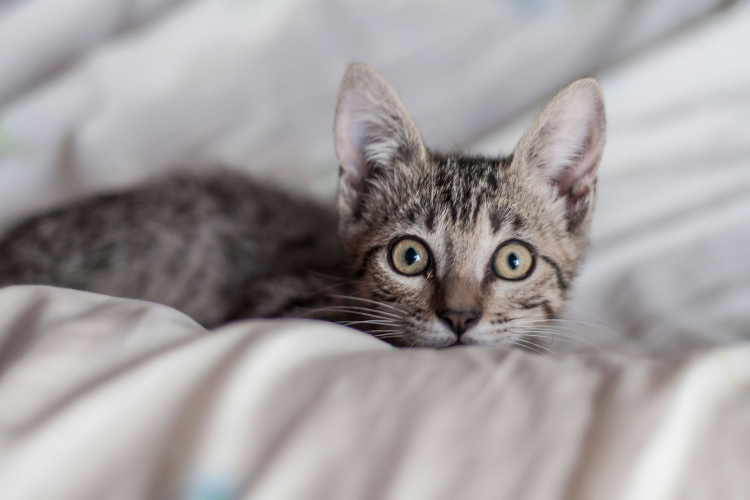
#> input picture cat.jpg, 1500 x 1000 px (shown at 1/2 size)
$ jupyter execute --allow-errors alex-net.ipynb
#> lines starting #> are read from the running program, lines starting #| are printed output that depends on the picture
# ImageNet Classification with Deep Convolutional Neural Networks

## 1. Introduction

### Context

* ML machine methods of that time work well for relatvely small datasets. ( NORB, Caltech, Cifar )
* Until very recently larger datasets emerge like ImageNet, LabelMe
* Existing methods do not work well on these large datasets
* To learn about thousands of objects of millions of images a model with large learning capacity is needed.

### CNN's before this:
* CNN's have much fewer parameters so they are easier to train
* CNN's good performance for the number of parameters they have.
* Expensive to apply to large scale images, because there is no effective implementation.
* Highly optimized GPU implementation provided shown in the paper.

### How CNNs Work: Convolution and Backpropagation

**Convolutional Layers:**

* **Convolution operation:** Applies learnable filters (kernels) that slide across the input image
* **Key idea:** Instead of learning connections for every pixel position, CNNs use **weight sharing** - the same filter weights are applied at every spatial location
* **Benefits:**
    * **Translation invariance:** Can detect features regardless of their position in the image
    * **Parameter efficiency:** Far fewer parameters than fully-connected layers (e.g., a 5×5 filter has only 25 weights + bias, regardless of input size)
    * **Spatial structure:** Preserves spatial relationships between pixels

**Backpropagation in CNNs:**

* **Forward pass:**
    * Input image → Convolution → Activation (ReLU) → Pooling → ... → Output
    * Each convolution computes: $y = \text{conv}(x, W) + b$ where $W$ are filter weights, $b$ is bias

* **Backward pass (gradient computation):**
    * **Gradient w.r.t. weights:** $\frac{\partial L}{\partial W} = \text{conv}(x, \frac{\partial L}{\partial y})$
        * This is what we need to **update the weights** during training
        * The gradient flows back through the same convolution operation
        * **Key insight:** Weight sharing means each weight's gradient is the **sum** of contributions from all spatial locations where that weight was applied
        * Example: A 5×5 filter has 25 weights. Each weight's gradient accumulates from all (H-4)×(W-4) positions where it was used
        * This makes backpropagation computationally efficient - we only compute gradients for 25 weights, not H×W separate weights per location

### Specific contributions:

* Achieved at that time best results on subsets of ImageNet used in the ILSVRC-2010 and ILSVRC-2012
* One of the largest conventional neural networks at that time.
* Highly optimized GPU implementation for CNNs.
* Number of new and unusual features of network which improve the result.
* Techniques to avoid overfitting.
* Final network consists of five convolutional and three fully connected layers.
* Fully utilized 2x Nvidia GTX 580 3GB GPUs

----

## 2. Dataset

### ImageNet Overview
* **Full dataset:** Over 15 million labeled high-resolution images in ~22,000 categories
* **Source:** Images collected from the web, labeled via Amazon Mechanical Turk
* **Competition:** ImageNet Large-Scale Visual Recognition Challenge (ILSVRC) started in 2010

### ILSVRC Dataset
* **Categories:** 1000 categories (1000 images each)
* **Split:**
    * ~1.2 million training images
    * 50,000 validation images
    * 150,000 test images
* **Evaluation metrics:**
    * **Top-1 error:** Fraction of test images where the correct label is not the most probable
    * **Top-5 error:** Fraction where correct label is not among the 5 most probable

### Image Preprocessing
* **Resizing:** Down-sampled to fixed 256×256 resolution
    * Rectangular images: shorter side rescaled to 256, then central 256×256 patch cropped
* **Normalization:** Subtracted mean activity over training set from each pixel
* **Input:** Network trained on (centered) raw RGB pixel values

## 3. The architecture

Here are novel or unusual features of this netork described by the paper:

### ReLU Nonlinearity

<div style="overflow: auto;">

* AlexNet popularized the use of ReLus for Deep CNNs
* Trains faster, which was demonstraded on CIFAR Dataset.
* Contrast with prior work:
    * Previous works used instead: $ f (x) = tanh(x)$ or $f (x) = (1 + e^{−x})^{−1}$, or $(x)=|tanh(x)|$
    * Focused on regularization instead of fitting large datasets

</div>

### Training on 2 GPUs

* GPUs had ~ 3gb memory which limits the size of networks
* The network was split into two gpus
* GPUs communicate only in certain layers, half parameters on each GPU.
* Faster to train than on one GPU
* Made use of NVIDIA CUDA framework

### Local Response Normalization

$$
b^{i}_{x,y} =
\frac{a^{i}_{x,y}}
{\left(
k + \alpha
\sum_{j=\max(0,\, i - \frac{n}{2})}^{\min(N - 1,\, i + \frac{n}{2})}
\left(a^{j}_{x,y}\right)^2
\right)^{\beta}}
$$

What each term means:
* $b^{i}_{x,y}$ activation after normalization
* $a^{i}_{x,y}$ feature map after convolution and ReLu
* $i$ feature map index
* $j$ neigbouring feature map index
* $x,y$ fixed pixel in the feature map
* $k$ Baseline numerical stabilizer
* $\sum_{j=\max(0,\, i - \frac{n}{2})}^{\min(N - 1,\, i + \frac{n}{2})}
\left(a^{j}_{x,y}\right)^2$ - Measures how strong nearby filters are at x,y
* $\alpha\beta $ Normalization strenth - scales the influence of neighbours, Beta controls the how much non linear the suppresion is.
----
* Batch Normalization is more effective
* LRN adds computational cost.
* Benefits do not scale to even deeper networks.

### Overlapping pooling

* summaraizes local neighborhoods within a feature map
* AlexNet used overlapping pooling window size 3*3, stride = 2
* Slightly harder to overfit
* Reduced error 0.4%

----

## 4. Reducing overfittting

* Even though dataset has 1000 classes, 60 million parameters of model make it easy to overfit.

### Data augmentation

* Easiest way reduce overfitting as described in paper.
* Augmentations:
    * Image translations and horizontal reflections. ( Random patches 224x224 from 256x256)
    * Color PCA for each pixel $I_{xy} = [R, G, B]^T$, add:

    $$ [p_1, p_2, p_3] \cdot [\alpha_1 \lambda_1, \alpha_2 \lambda_2, \alpha_3 \lambda_3]^T $$

    Where:
    * $p_i$ = $i$-th eigenvector of RGB covariance
    * $\lambda_i$ = $i$-th eigenvalue
    * $\alpha_i$ = Gaussian random variable, re-drawn per image

    **Why this works:**
    * Captures principal axes of variation in natural lighting/colors
    * Introduces realistic color shifts without changing object identity
    * Helps generalization for large-scale datasets like ImageNet

### Data Augmentation Demonstration

### Dropout

* Sets each hidden neuron to zero with probability 0.5 during training
* Reduces co-adaptations - forces learning of robust features
* Used in first two fully-connected layers
* Prevents substantial overfitting

----

## 5. Details of learning

* **Optimizer:** Stochastic gradient descent (batch size: 128, momentum: 0.9, weight decay: 0.0005)

    Update rule:
    $$v_{i+1} := 0.9 \cdot v_i - 0.0005 \cdot \epsilon \cdot w_i - \epsilon \cdot \left\langle \frac{\partial L}{\partial w}\Big|_{w_i} \right\rangle_{D_i}$$
    $$w_{i+1} := w_i + v_{i+1}$$

    Where:
    * $i$ = iteration index
    * $v_i$ = momentum variable (velocity)
    * $w_i$ = weights at iteration $i$
    * $\epsilon$ = learning rate
    * $0.9$ = momentum coefficient
    * $0.0005$ = weight decay coefficient
    * $\left\langle \frac{\partial L}{\partial w}\Big|_{w_i} \right\rangle_{D_i}$ = average gradient over batch $D_i$

* **Weight initialization:** Zero-mean Gaussian, std = 0.01
* **Bias initialization:**
    * Constant 1: Conv layers 2, 4, 5 and FC layers (helps ReLUs)
    * Constant 0: All other layers
* **Learning rate:** Started at 0.01, reduced by 10x when validation error plateaued
* **Training:** 90 epochs, 5-6 days on 2x NVIDIA GTX 580 GPUs

----

## 6. Results

### ILSVRC-2010
* **Top-1 error:** 37.5% (previous best: 47.1%)
* **Top-5 error:** 17.0% (previous best: 28.2%)

### ILSVRC-2012
* **Single CNN:** Top-5 error 18.2%
* **5 CNNs ensemble:** Top-5 error 16.4%
* **7 CNNs ensemble (with pre-training):** Top-5 error 15.3%
* **Previous best:** 26.2%

### ImageNet Fall 2009
* **Top-1 error:** 67.4% (previous best: 78.1%)
* **Top-5 error:** 40.9% (previous best: 60.9%)

### Qualitative Evaluations
* Learned kernels show frequency/orientation selectivity and colored blobs
* GPU specialization: GPU 1 kernels are color-agnostic, GPU 2 kernels are color-specific
* Network recognizes off-center objects
* Feature activations in last hidden layer capture semantic similarity (not just pixel-level similarity)

[cell 1]
# Imports for data augmentation demonstration
import numpy as np
import matplotlib.pyplot as plt
from PIL import Image
import random

# Set random seed for reproducibility
np.random.seed(42)
random.seed(42)

[cell 2]
# Load or create a sample image (256x256 as per AlexNet preprocessing)
# Load cat.jpg image
img = Image.open('cat.jpg')
#> img is the input picture: PIL image 1500x1000 RGB; mean R, G, B 162.6, 157.8, 158.1
img = img.resize((256, 256))
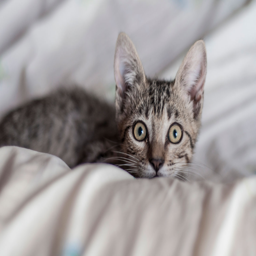
#> img: PIL image 256x256 RGB; mean R, G, B 162.6, 157.8, 158.1

# Display original image
plt.figure(figsize=(8, 8))
plt.imshow(img)
plt.title('Original Image (256×256)', fontsize=14)
plt.axis('off')
plt.tight_layout()
plt.show()

print(f"Original image size: {img.size}")
#| Original image size: (256, 256)

[cell 3]
# 1. Horizontal Reflection (Mirror)
img_horizontal = img.transpose(Image.FLIP_LEFT_RIGHT)
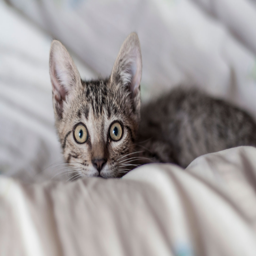
#> img_horizontal: PIL image 256x256 RGB; mean R, G, B 162.6, 157.8, 158.1

plt.figure(figsize=(12, 5))
plt.subplot(1, 2, 1)
plt.imshow(img)
plt.title('Original', fontsize=12)
plt.axis('off')

plt.subplot(1, 2, 2)
plt.imshow(img_horizontal)
plt.title('Horizontal Reflection', fontsize=12)
plt.axis('off')

plt.tight_layout()
plt.show()

[cell 4]
# 2. Random Crop (224×224 from 256×256)
# AlexNet uses random 224×224 patches from 256×256 images
# This simulates image translation

def random_crop(img, crop_size=224):
    """Extract random 224×224 patch from 256×256 image"""
    width, height = img.size
    # Calculate max top-left corner position
    max_x = width - crop_size
    max_y = height - crop_size
    # Random position
    x = random.randint(0, max_x)
    y = random.randint(0, max_y)
    # Crop
    return img.crop((x, y, x + crop_size, y + crop_size))

# Generate multiple random crops
fig, axes = plt.subplots(2, 3, figsize=(12, 8))
axes = axes.flatten()

axes[0].imshow(img)
axes[0].set_title('Original (256×256)', fontsize=10)
axes[0].axis('off')

# Show 5 different random crops
for i in range(1, 6):
    cropped = random_crop(img, crop_size=224)
    axes[i].imshow(cropped)
    axes[i].set_title(f'Random Crop {i} (224×224)', fontsize=10)
    axes[i].axis('off')
#> this loop made 5 passes
#> pass 1, `cropped = random_crop(img, crop_size=224)`:
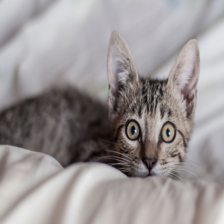
#> cropped: PIL image 224x224 RGB; mean R, G, B 154.7, 149.4, 149.8
#> pass 3, `cropped = random_crop(img, crop_size=224)`:
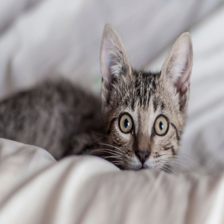
#> cropped: PIL image 224x224 RGB; mean R, G, B 156, 150.6, 150.8

plt.tight_layout()
plt.show()
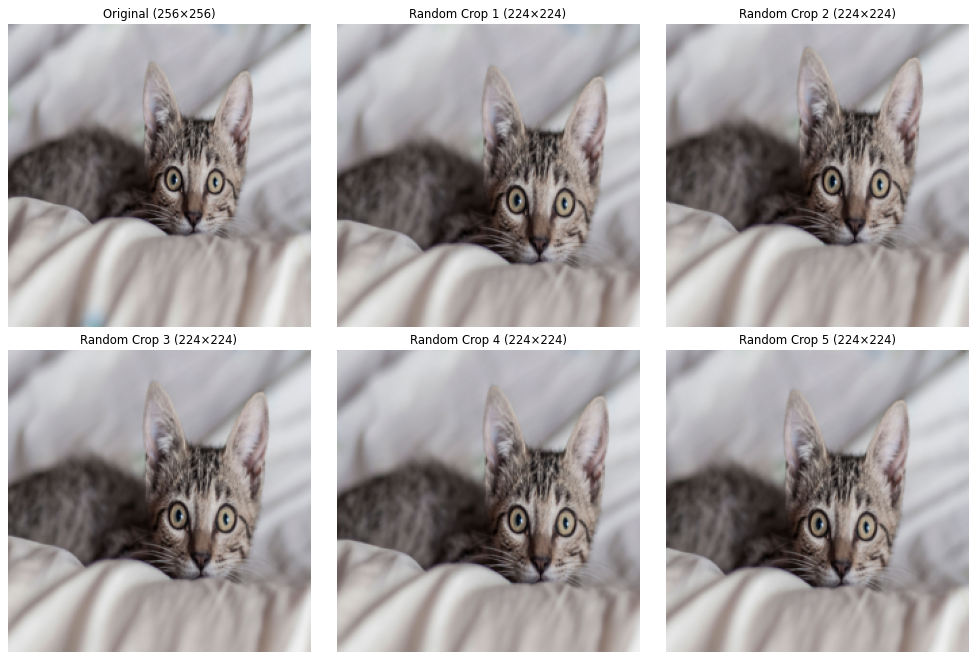
#> figure drawn by matplotlib, 6 panels

[cell 5]
# 3. Color PCA Augmentation
# Adds color jittering based on principal components of RGB covariance

def color_pca_augmentation(img_array, alpha_std=0.1):
    """
    Apply PCA-based color augmentation as described in AlexNet paper.

    Args:
        img_array: numpy array of shape (H, W, 3) with RGB values
        alpha_std: standard deviation for Gaussian random variables
    """
    # Flatten image to (H*W, 3)
    pixels = img_array.reshape(-1, 3).astype(np.float32)

    # Compute RGB covariance matrix
    mean = pixels.mean(axis=0)
    pixels_centered = pixels - mean
    cov = np.cov(pixels_centered.T)

    # Eigenvalue decomposition
    eigenvalues, eigenvectors = np.linalg.eigh(cov)

    # Sort in descending order
    idx = np.argsort(eigenvalues)[::-1]
    eigenvalues = eigenvalues[idx]
    eigenvectors = eigenvectors[:, idx]

    # Generate random alphas (Gaussian, re-drawn per image)
    alphas = np.random.normal(0, alpha_std, 3)

    # Compute color shift: [p1, p2, p3] · [α1λ1, α2λ2, α3λ3]^T
    shift = eigenvectors @ (alphas * eigenvalues)

    # Apply shift to all pixels
    augmented = pixels + shift
    augmented = np.clip(augmented, 0, 255).astype(np.uint8)

    return augmented.reshape(img_array.shape)

# Convert PIL image to numpy array
img_array = np.array(img)

# Apply PCA augmentation multiple times
fig, axes = plt.subplots(2, 3, figsize=(12, 8))
axes = axes.flatten()

axes[0].imshow(img)
axes[0].set_title('Original', fontsize=10)
axes[0].axis('off')

# Show 5 different PCA augmentations
for i in range(1, 6):
    augmented = color_pca_augmentation(img_array.copy(), alpha_std=0.1)
    axes[i].imshow(augmented)
    axes[i].set_title(f'PCA Augmentation {i}', fontsize=10)
    axes[i].axis('off')
#> this loop made 5 passes
#> shift in color_pca_augmentation on passes 1 to 5: [-202, -215.2, -220.8], [-620.1, -659.5, -676.7], [-645.2, -683.8, -699.6], [-220.1, -234.8, -241.9], [-94.44, -104.3, -111.7]
#> pass 1, `augmented = color_pca_augmentation(img_array.copy(), alpha_std=0.1)`:
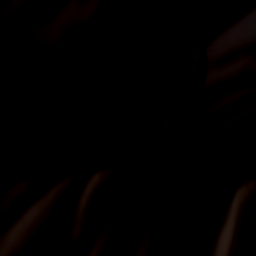
#> augmented: shape (256, 256, 3); mean R, G, B 1.8, 0.5, 0.3

plt.tight_layout()
plt.show()
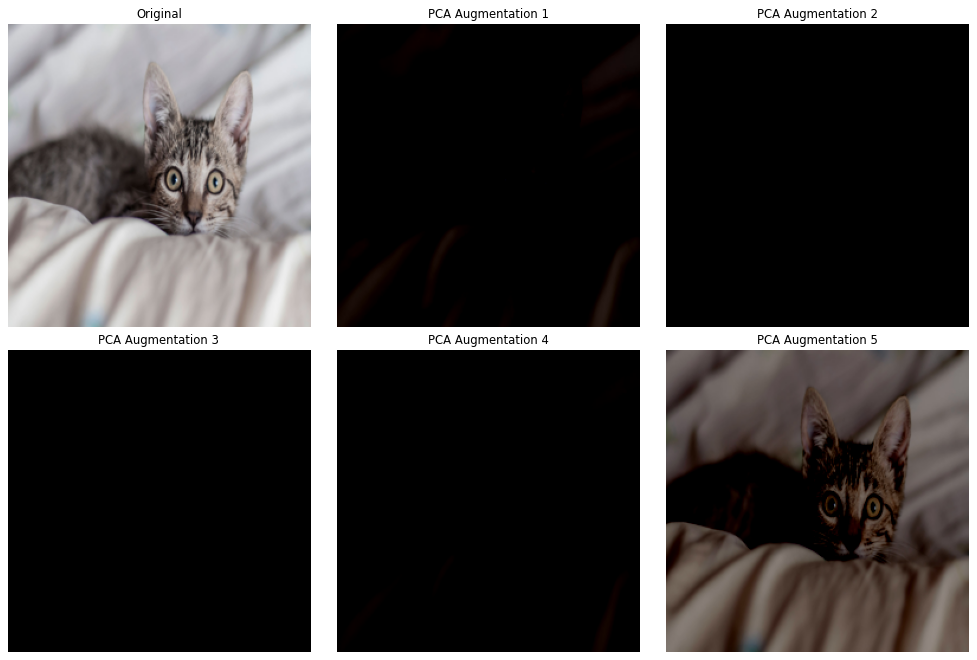
#> figure drawn by matplotlib, 6 panels

[cell 6]
# Combined Augmentations: All techniques applied together
# This is what AlexNet uses during training

def alexnet_augment(img, apply_horizontal=True, apply_crop=True, apply_pca=True):
    """
    Apply all AlexNet data augmentations in sequence.
    """
    # 1. Random horizontal flip (50% probability)
    if apply_horizontal and random.random() > 0.5:
        img = img.transpose(Image.FLIP_LEFT_RIGHT)

    # 2. Random crop to 224×224
    if apply_crop:
        img = random_crop(img, crop_size=224)
    else:
        # Center crop if not random
        width, height = img.size
        left = (width - 224) // 2
        top = (height - 224) // 2
        img = img.crop((left, top, left + 224, top + 224))

    # 3. Convert to array for PCA
    img_array = np.array(img)

    # 4. PCA color augmentation
    if apply_pca:
        img_array = color_pca_augmentation(img_array, alpha_std=0.1)

    return Image.fromarray(img_array)

# Show multiple augmented versions
fig, axes = plt.subplots(2, 4, figsize=(14, 7))
axes = axes.flatten()

axes[0].imshow(img)
axes[0].set_title('Original\n(256×256)', fontsize=10)
axes[0].axis('off')

# Show 7 different augmented versions
for i in range(1, 8):
    augmented = alexnet_augment(img.copy())
    axes[i].imshow(augmented)
    axes[i].set_title(f'Augmented {i}\n(224×224)', fontsize=10)
    axes[i].axis('off')
#> this loop made 7 passes
#> pass 1, in alexnet_augment, `img = random_crop(img, crop_size=224)`:
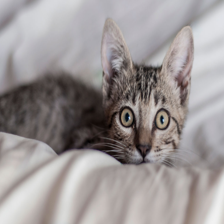
#> img: PIL image 224x224 RGB; mean R, G, B 156, 150.3, 150.3
#> pass 2, in alexnet_augment (call 2), `img = random_crop(img, crop_size=224)`:
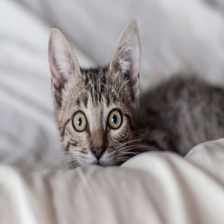
#> img: PIL image 224x224 RGB; mean R, G, B 159.1, 153.8, 154

plt.tight_layout()
plt.show()
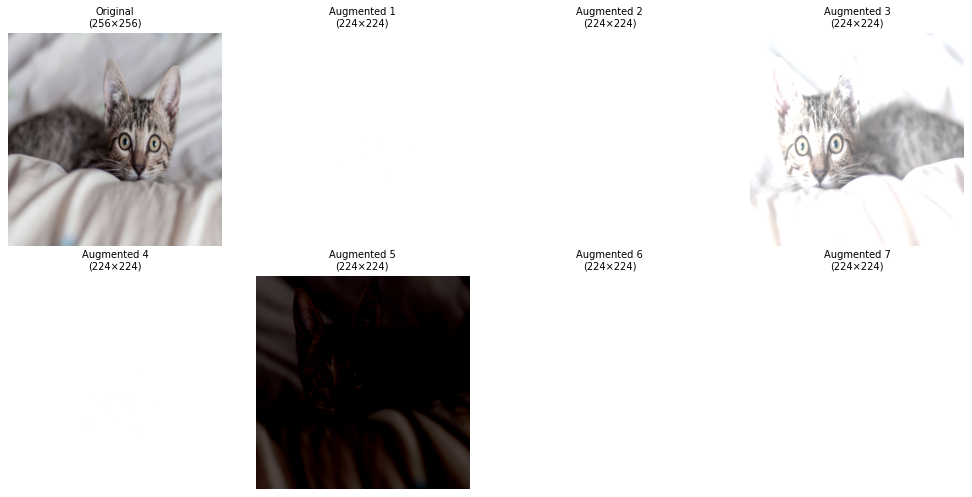
#> figure drawn by matplotlib, 8 panels

print("Note: Each augmentation randomly applies horizontal flip, random crop, and PCA color shift.")
